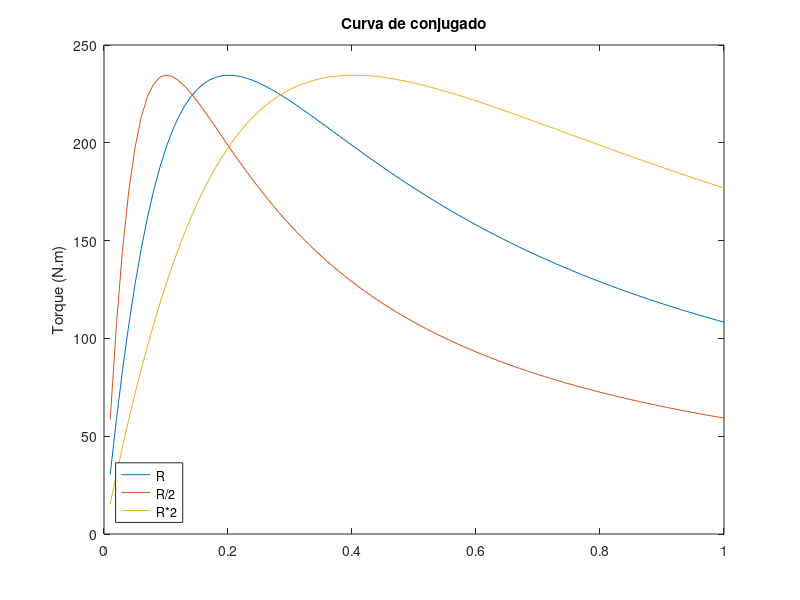

MATLAB code for this plot:
clear, clc, close all, format short 
r1 = 0.641;
x1 = 1.106i;
r2 = 0.332;
x2 = 0.464i;
xm = 26.3i;
v = 460;
et = 1; %star = 1; triangle = 0
np = 4;
w  = 0;
SoW = 0; % s = 0; w = 1
s = 0.016;
fe = 60;
pm = 100;

if et == 1
    vl = v/sqrt(3);
else
    vl = v;
end
ns = (120*fe)/np
if SoW == 1
    s = (ns-w)/ns
else
    w=ns*(1-s)
end
    
r2l = r2/s
req = ((r1+x1)+(((r2l+x2)*(xm))/((r2l+x2)+(xm))))
ie = vl/req
Ie = abs(ie)
anIe = rad2deg(angle(ie))
ir = ie*(xm/(xm+r2l+x2));
v1eq = vl*(xm/(r1+xm+x1))
V1eq = abs(v1eq)
anV1 = rad2deg(angle(v1eq))
z1eq = (xm*(r1+x1))/(r1+xm+x1)
r1eq = real(z1eq)
x1eq = imag(z1eq)
ws = ((2*pi)/60)*ns;
ip = abs(v1eq)/sqrt((real(z1eq)+r2)^2+(imag(z1eq))+x2)
tp = (3*r2*ip^2)/(((2*pi)/60)*ns);
smaxt = r2/(sqrt((r1eq)^2)+(x1eq+x2)^2);
smaxt = abs(smaxt)
nmaxt = ns*(1-smaxt)
tmax = abs((1/ws)*((1.5*v1eq^2)/(real(z1eq)+sqrt((real(z1eq))^2+(imag(z1eq)+x2)^2))))
pin = abs(3*vl*ie*cos(angle(ie)))
pscl = abs(3*r1*ie^2)
pag = pin-pscl
pconv = (1-s)*pag
pout = pconv-pm
n = pout/pin

x2=abs(x2)
a1 = 2*r2
rr = [0.01:0.02:a1]
sv = [0.01:0.01:1]
figure(1) 
subplot(1,1,1);
for k=1:1:length(sv)
    a1=(1/(((2*pi)/60)*w));
    a3=(3*(V1eq^2)*(r2/sv(k)));
    a4=((r1eq+(r2/sv(k)))^2);
    a5=((x1eq+x2)^2);;
    y(k) = a1*(a3/(a4+a5));
end
plot(sv, y)
r2=r2/2;
for k=1:1:length(sv)
    a1=(1/(((2*pi)/60)*w));
    a3=(3*(V1eq^2)*(r2/sv(k)));
    a4=((r1eq+(r2/sv(k)))^2);
    a5=((x1eq+x2)^2);;
    y(k) = a1*(a3/(a4+a5));
end
hold on
plot(sv, y)
r2=r2*4
for k=1:1:length(sv)
    a1=(1/(((2*pi)/60)*w));
    a3=(3*(V1eq^2)*(r2/sv(k)));
    a4=((r1eq+(r2/sv(k)))^2);
    a5=((x1eq+x2)^2);;
    y(k) = a1*(a3/(a4+a5));
end
hold on
plot(sv, y)
title('Curva de conjugado')
%xlabel('escorregamento (normalizado)') 
ylabel('Torque (N.m)')
legend({'R','R/2','R*2'},'Location','southwest')

%subplot(2,1,2);

